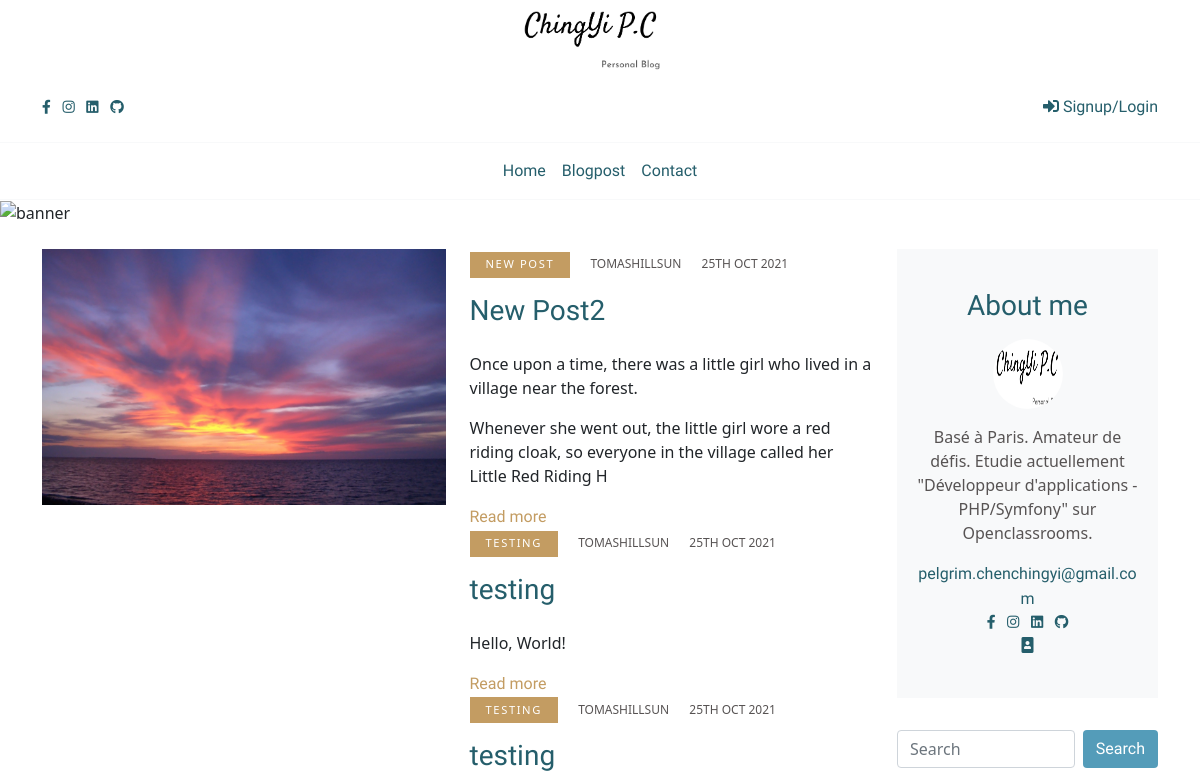
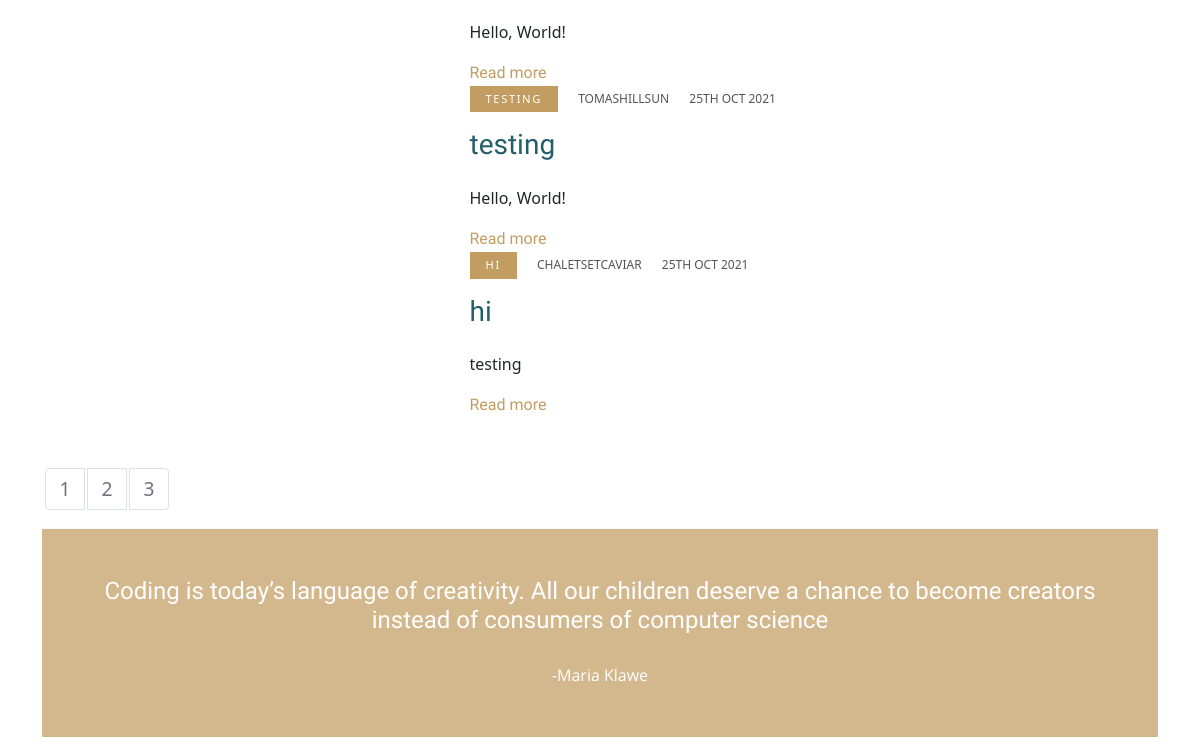
Page /project5PhpBlog/index.php (upper part) on the earlier database version (2 pictures, top to bottom).
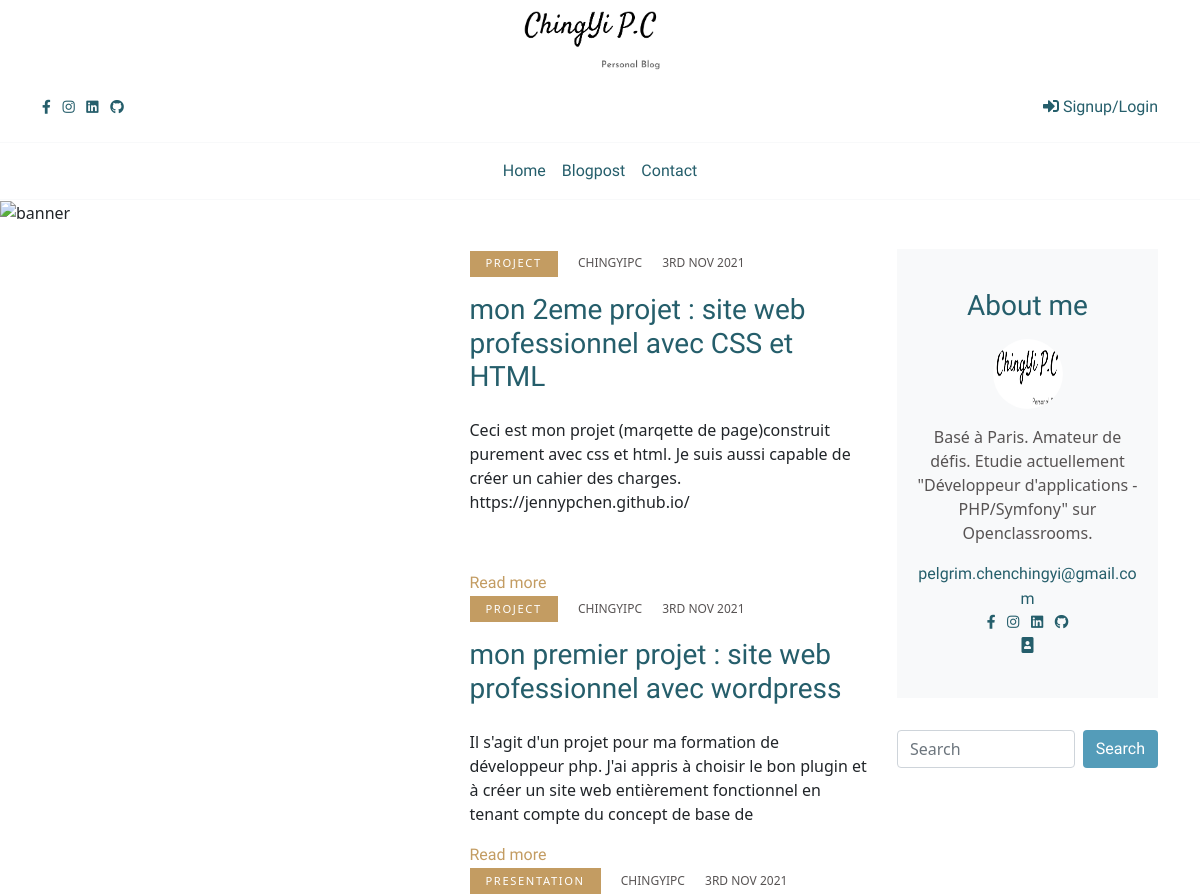
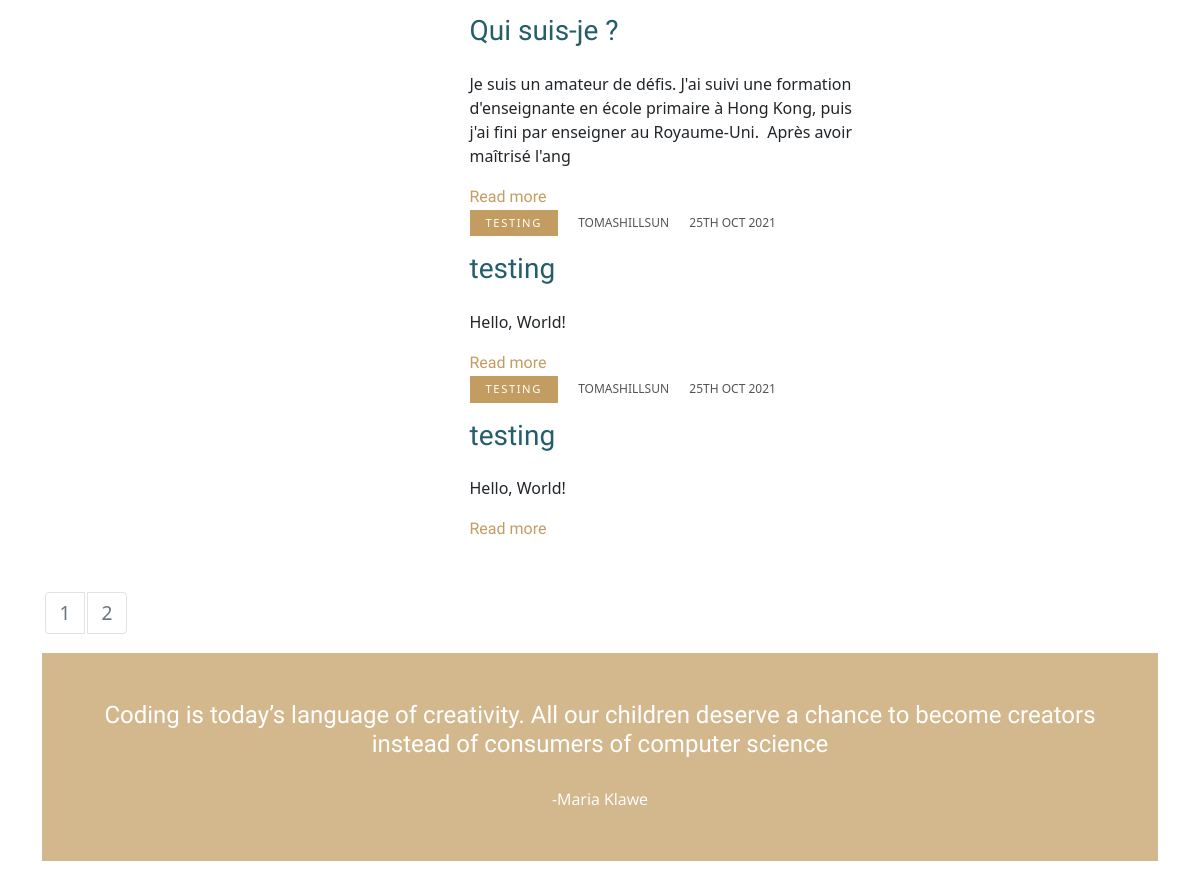
Same page on the later database version (2 pictures, top to bottom).
### tables this page shows
CREATE TABLE `post` (
  `id` int(11) NOT NULL,
  `title` varchar(200) NOT NULL,
  `chapo` longtext NOT NULL,
  `content` longtext NOT NULL,
  `image` varchar(255) DEFAULT NULL,
  `date_create` datetime NOT NULL,
  `date_update` datetime NOT NULL DEFAULT CURRENT_TIMESTAMP,
  `user_id` int(11) NOT NULL,
  `category` varchar(45) NOT NULL
);

CREATE TABLE `user` (
  `id` int(11) NOT NULL,
  `first_name` varchar(45) NOT NULL,
  `last_name` varchar(60) NOT NULL,
  `user_name` varchar(60) NOT NULL,
  `email` varchar(100) NOT NULL,
  `password` varchar(255) NOT NULL,
  `date_create` datetime NOT NULL,
  `user_type_id` int(11) DEFAULT '2',
  `reset_token` varchar(255) DEFAULT NULL
);

### project5PhpBlog/src/controllers/FrontendControllers.php (called while the page is built, shortened)
<?php
class FrontendControllers
{
    public function listPosts()
    {
        $keyword = $_GET['search'] ?? '';
        $page = $_GET['page'] ?? 1;
        $postManager = new PostManager();
        $posts = $postManager->getPosts($keyword, $page);
       require('src/views/frontend/homepage.php');
    }
}

### project5PhpBlog/src/models/postManager.php (called while the page is built, shortened)
<?php
class PostManager extends DatabaseManager
{
    function getPosts($keyword,$page)
    {
        $posts = [];
        $db = $this->dbConnect();
        $this_page_first_result =($page-1)*5;
       if (!empty($keyword)) {
            $statement = $db->prepare('SELECT post.id, title, image,category, chapo, user_name, content, DATE_FORMAT(post.date_create,"%D %b %Y") AS creation_date FROM `post`JOIN `user`WHERE USER.id = `post`.`user_id`AND content like :keyword GROUP BY post.id ORDER BY post.date_create DESC LIMIT :this_page_first_result, 5');
            $statement->bindValue(":keyword", "%$keyword%");
            $statement->bindValue(":this_page_first_result", $this_page_first_result,PDO::PARAM_INT);
            $statement->execute();
        } else {
            $statement = $db->prepare('SELECT post.id, title, image,category, chapo, user_name, content, DATE_FORMAT(post.date_create, "%D %b %Y") AS creation_date FROM `post` JOIN `user` WHERE USER.id = `post`.`user_id` GROUP BY post.id ORDER BY post.date_create DESC LIMIT :thisPageFirstResult, 5');
            $statement->bindValue(':thisPageFirstResult', $this_page_first_result, PDO::PARAM_INT);
            $statement->execute();
        }
        while ($values = $statement->fetch(PDO::FETCH_ASSOC)) {
            $posts[] = new Posts($values);
        }
        return $posts;
    }
}

### project5PhpBlog/src/models/Posts.php (called while the page is built, shortened)
<?php
class Posts
{
    private $id;
    private $title;
    private $category;
    private $user_name;
    private $content;
    private $creation_date;
    private $image;
    public function hydrate(array $values)
    {
        foreach ($values as $key => $value) {
            $pieces = explode('_', $key);
            foreach ($pieces as $piece) {
                if (count($pieces) == 1) {
                    $method = 'set' . ucfirst($pieces[0]);
                }
                if (count($pieces) == 2) {
                    $method = 'set' . ucfirst($pieces[0]) . ucfirst($pieces[1]);
                }
            }
        }
    }
    public function setId($id)
    {
        $id = (int) $id;
        if ($id > 0) {
            $this->id = $id;
        }
    }
    public function getId()
    {
        return $this->id;
    }
    public function setTitle($title)
    {
        if (is_string($title)) {
            $this->title = $title;
        }
    }
    public function getTitle()
    {
        return $this->title;
    }
    public function setCategory($category)
    {
        if (is_string($category)) {
            $this->category = $category;
        }
    }
    public function getCategory()
    {
        return $this->category;
    }
    public function setUserName($user_name)
    {
        if (is_string($user_name)) {
            $this->user_name = $user_name;
        }
    }
    public function getUserName()
    {
        return $this->user_name;
    }
    public function setContent($content)
    {
        if (is_string($content)) {
            $this->content = $content;
        }
    }
    public function getContent()
    {
        return $this->content;
    }
    public function setCreationDate($creation_date)
    {
        $this->creation_date = $creation_date;
    }
    public function getCreationDate()
    {
        return $this->creation_date;
    }
    public function setImage($image)
    {
        $this->image = $image;
    }
    public function getImage()
    {
        return $this->image;
    }
}

### project5PhpBlog/src/views/frontend/homepage.php (the view, shortened to what the rows shown need)
<section class="pb-5">
  <div class="container pb-4">
    <div class="row">
      <div class="col-lg-9 mb-5 mb-lg-0" id="blogposts">
        <div class="row align-items-center mb-5">
          <?php foreach ($posts as $post) { ?>
            <div class="col-lg-6"><a class="d-block post-trending mb-4" href=""><img class="img-fluid w-100" src="<?= $post->getImage() ?>" alt="" /></a>
            </div>
            <div class="col-lg-6">
              <ul class="list-inline">
                <li class="list-inline-item mr-2 category font-weight-normal"><?= $post->getCategory() ?></li>
                <li class="list-inline-item mx-2 text-uppercase meta font-weight-normal"><?php echo $post->getUserName() ?></li>
                <li class="list-inline-item mx-2 text-uppercase meta font-weight-normal"><?php echo $post->getCreationDate() ?></li>
              </ul>
              <h2 class="h3 mb-4"> <a class="d-block blogtitle" href="post.html"><?php echo $post->getTitle(); ?></a></h2>
              <p class="blogtext "><?php echo substr($post->getContent(), 0, 220)?></p>
              <a class="p-0 read-more-btn " href="index.php?action=post&amp;id=<?= $post->getId(); ?>"><span>Read more</span><i class="fas fa-long-arrow-alt-right"></i></a>
            </div>
          <?php } ?>
        </div>
      </div>
      <?php include_once 'src/views/frontend/_about.php'; ?>
    </div>
    <body>
</section>
<?php require('src/views/frontend/_frontendLayout.php'); ?>

Differences in the rows shown:
removed post: image (picture), category "NEW POST", user.user_name "TOMASHILLSUN", CreationDate "25TH OCT 2021", title "New Post2", content "Once upon a time, there was a little girl who lived in a village near the forest. Whenever she went out, the little girl wore a red riding cloak, so everyone in the village called her Little Red Riding H"
no longer on this page (row unchanged): post: category "TESTING", user.user_name "TOMASHILLSUN", CreationDate "25TH OCT 2021", title "testing", content "Hello, World!"
removed post: category "HI", user.user_name "CHALETSETCAVIAR", CreationDate "25TH OCT 2021", title "hi", content "testing"
added post: category "PROJECT", user.user_name "CHINGYIPC", CreationDate "3RD NOV 2021", title "mon 2eme projet : site web professionnel avec CSS et HTML", content "Ceci est mon projet (marqette de page)construit purement avec css et html. Je suis aussi capable de créer un cahier des charges. https://jennypchen.github.io/"
added post: category "PROJECT", user.user_name "CHINGYIPC", CreationDate "3RD NOV 2021", title "mon premier projet : site web professionnel avec wordpress", content "Il s'agit d'un projet pour ma formation de développeur php. J'ai appris à choisir le bon plugin et à créer un site web entièrement fonctionnel en tenant compte du concept de base de"
added post: category "PRESENTATION", user.user_name "CHINGYIPC", CreationDate "3RD NOV 2021", title "Qui suis-je ?", content "Je suis un amateur de défis. J'ai suivi une formation d'enseignante en école primaire à Hong Kong, puis j'ai fini par enseigner au Royaume-Uni. Après avoir maîtrisé l'ang"
Other differences:
list line gone: "3"
